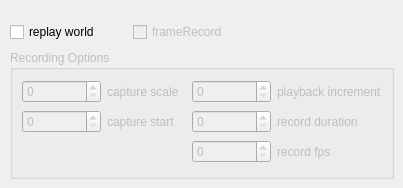
        <widget class="QWidget" name="tab_10">
         <attribute name="title">
          <string>Replay</string>
         </attribute>
         <widget class="QGroupBox" name="groupBox_2">
          <property name="enabled">
           <bool>false</bool>
          </property>
          <property name="geometry">
           <rect>
            <x>10</x>
            <y>50</y>
            <width>384</width>
            <height>129</height>
           </rect>
          </property>
          <property name="title">
           <string>Recording Options</string>
          </property>
          <layout class="QGridLayout" name="gridLayout_16">
           <item row="0" column="0">
            <widget class="QSpinBox" name="captureScale"/>
           </item>
           <item row="0" column="1">
            <widget class="QLabel" name="label_14">
             <property name="text">
              <string>capture scale</string>
             </property>
            </widget>
           </item>
           <item row="0" column="2">
            <widget class="QSpinBox" name="playbackIncrement"/>
           </item>
           <item row="0" column="3">
            <widget class="QLabel" name="label_16">
             <property name="text">
              <string>playback increment</string>
             </property>
            </widget>
           </item>
           <item row="1" column="0">
            <widget class="QSpinBox" name="captureStart"/>
           </item>
           <item row="1" column="1">
            <widget class="QLabel" name="label_15">
             <property name="text">
              <string>capture start</string>
             </property>
            </widget>
           </item>
           <item row="1" column="2">
            <widget class="QSpinBox" name="recordDur"/>
           </item>
           <item row="1" column="3">
            <widget class="QLabel" name="label_17">
             <property name="text">
              <string>record duration</string>
             </property>
            </widget>
           </item>
           <item row="2" column="2">
            <widget class="QSpinBox" name="recordFps"/>
           </item>
           <item row="2" column="3">
            <widget class="QLabel" name="label_18">
             <property name="text">
              <string>record fps</string>
             </property>
            </widget>
           </item>
          </layout>
         </widget>
         <widget class="QWidget" name="layoutWidget">
          <property name="geometry">
           <rect>
            <x>10</x>
            <y>20</y>
            <width>239</width>
            <height>24</height>
           </rect>
          </property>
          <layout class="QGridLayout" name="gridLayout_15">
           <item row="0" column="0">
            <widget class="QCheckBox" name="replayWorld">
             <property name="text">
              <string>replay world</string>
             </property>
            </widget>
           </item>
           <item row="0" column="1">
            <widget class="QCheckBox" name="frameRecord">
             <property name="enabled">
              <bool>false</bool>
             </property>
             <property name="text">
              <string>frameRecord</string>
             </property>
            </widget>
           </item>
          </layout>
         </widget>
        </widget>
